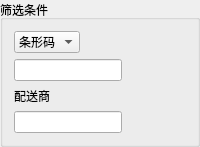
          <widget class="QGroupBox" name="m_grpSXTJ">
           <property name="title">
            <string>筛选条件</string>
           </property>
           <layout class="QVBoxLayout" name="verticalLayout_9">
            <item>
             <widget class="QComboBox" name="m_cmbCXTJCXF">
              <property name="sizePolicy">
               <sizepolicy hsizetype="Fixed" vsizetype="Fixed">
                <horstretch>0</horstretch>
                <verstretch>0</verstretch>
               </sizepolicy>
              </property>
              <item>
               <property name="text">
                <string>条形码</string>
               </property>
              </item>
              <item>
               <property name="text">
                <string>助记符</string>
               </property>
              </item>
             </widget>
            </item>
            <item>
             <widget class="QLineEdit" name="m_lineCXTJCXM">
              <property name="sizePolicy">
               <sizepolicy hsizetype="Fixed" vsizetype="Fixed">
                <horstretch>0</horstretch>
                <verstretch>0</verstretch>
               </sizepolicy>
              </property>
             </widget>
            </item>
            <item>
             <widget class="QLabel" name="label_44">
              <property name="text">
               <string>配送商</string>
              </property>
             </widget>
            </item>
            <item>
             <widget class="QLineEdit" name="m_lineCXTJPSS">
              <property name="sizePolicy">
               <sizepolicy hsizetype="Fixed" vsizetype="Fixed">
                <horstretch>0</horstretch>
                <verstretch>0</verstretch>
               </sizepolicy>
              </property>
             </widget>
            </item>
           </layout>
          </widget>
